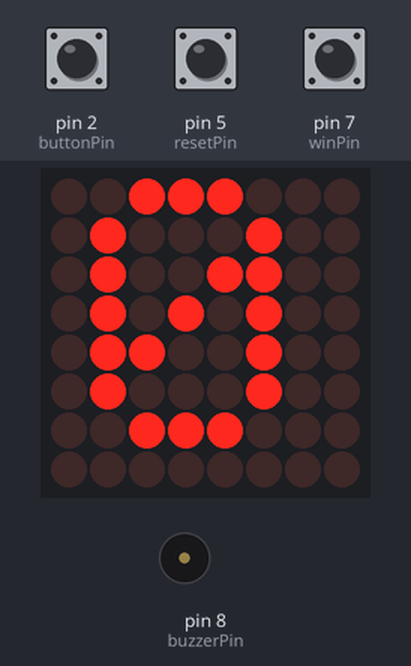
A sketch run on a simulated Arduino Uno, built with avr-gcc and run on an emulated ATmega328P. Parts: 8×8 LED matrix, buzzer (waves = sounding). Inputs (shaded band) come from the test bench; at power-on: pin 7 (winPin) HIGH, pin 2 (buttonPin) HIGH, pin 5 (resetPin) HIGH.

Above: at 1.2 s.
1.3 s: pin 7 (winPin) pulled LOW for 0.15 s
At 3.1 s:
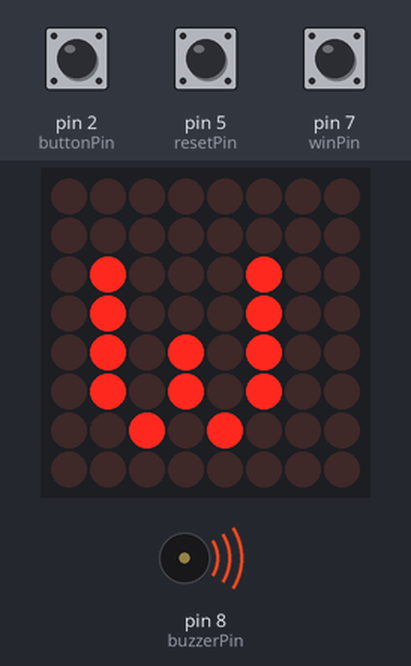
7.4 s: pin 2 (buttonPin) pulled LOW for 3.2 s
At 11.2 s:
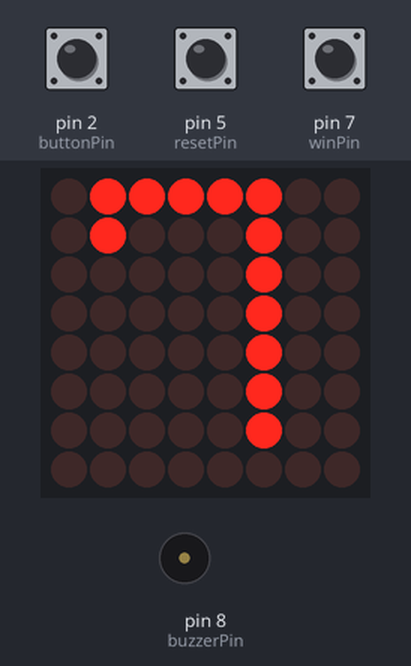
12.1 s: pin 2 (buttonPin) pulled LOW for 1 s
At 21.2 s:
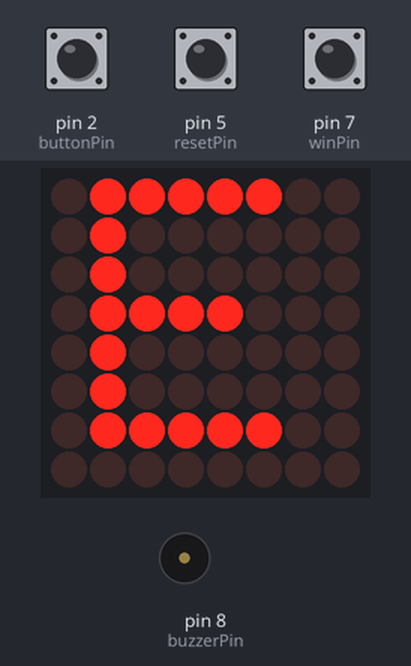
Timing chart, 0 to 22.7 s (numbered marks = the images above; inputs shaded):
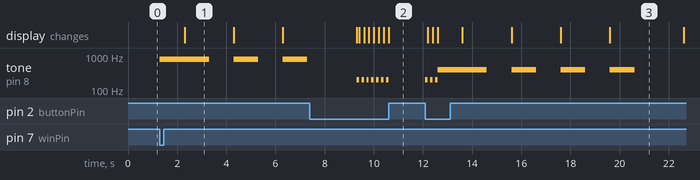

The sketch:

sketch_oct12b.ino
```cpp
#include <MD_Parola.h>
#include <MD_MAX72xx.h>
#include <SPI.h>


#define HARDWARE_TYPE MD_MAX72XX::FC16_HW
#define DATA_PIN 11  // Data In
#define CLOCK_PIN 13
#define MAX_DEVICES 1
#define CS_PIN 10

MD_Parola myDotDisplay = MD_Parola(HARDWARE_TYPE, CS_PIN, MAX_DEVICES);

int buttonPin = 2;
int resetPin = 5;
int winPin = 7;
int buzzerPin = 8;
int buttonPresses = 0;
int lastState = HIGH;
unsigned long customDelay = 200;
unsigned long timeDelay = 0;

void setup() {

  myDotDisplay.begin();
  myDotDisplay.setIntensity(2);
  myDotDisplay.displayClear();

  pinMode(winPin, INPUT_PULLUP);
  pinMode(buttonPin, INPUT_PULLUP);
  pinMode(resetPin, INPUT_PULLUP);
  pinMode(buzzerPin, OUTPUT);
}

void loop() {
  int wireState = digitalRead(buttonPin);
  int resetState = digitalRead(resetPin);
  int currentTime = millis();

  myDotDisplay.setTextAlignment(PA_CENTER);

  if (wireState == LOW && lastState == LOW && currentTime - timeDelay > customDelay) {


    buttonPresses++;
    playClick();

    timeDelay = currentTime;
  }
  lastState = wireState;
  myDotDisplay.print(buttonPresses);


  if (resetState == LOW) {
    reset();
  }

  if (buttonPresses < 9 && digitalRead(winPin) == LOW) {

    win();
  }

  if (buttonPresses == 10) {
    lose();
  }
}

void reset() {

  buttonPresses = 0;
}

void playErrorSound() {
  tone(buzzerPin, 400);
  delay(1000);
  noTone(buzzerPin);
}
void playWinSound() {
  tone(buzzerPin, 800);
  delay(1000);
  noTone(buzzerPin);
}

void playClick() {
  tone(buzzerPin, 200);
  delay(100);
  noTone(buzzerPin);
}
void win() {


  //myDotDisplay.print('L');
  playWinSound();
  myDotDisplay.setTextAlignment(PA_CENTER);
  myDotDisplay.print("w");
  playWinSound();
  delay(1000);
  myDotDisplay.print("I");
  playWinSound();
  delay(1000);
  myDotDisplay.print("N");
  playWinSound();
  delay(2000);
  reset();
}
void lose() {


  //myDotDisplay.print('L');
  playErrorSound();
  myDotDisplay.setTextAlignment(PA_CENTER);
  myDotDisplay.print("L");
  playErrorSound();
  delay(1000);
  myDotDisplay.print("O");
  playErrorSound();
  delay(1000);
  myDotDisplay.print("S");
  playErrorSound();
  delay(1000);
  myDotDisplay.print("E");
  playErrorSound();
  delay(2000);
  reset();
}
```

Measured:
- after the input at 1.3 s, tone on pin 8 (buzzerPin): silent → 800 Hz at once, then repeats every 2.0 s: silent 1.0 s, 800 Hz 1.0 s; the display: changes after 1.0 s (image 1)
- after the input at 7.4 s, tone on pin 8 (buzzerPin): alternates 200 Hz for 0.10 s and silent for 0.10 s, 14 changes in all, then stays silent, starting after 1.9 s; the display: first differs from a run without the input after 2.0 s (image 2 shows a later state)
- after the input at 12.1 s, tone on pin 8 (buzzerPin): plays 200 Hz for 0.10 s, 200 Hz for 0.10 s, 200 Hz for 0.10 s, 400 Hz for 2.0 s, 400 Hz for 1.0 s, 400 Hz for 1.0 s … (7 notes in this stretch), starting at once; the display: first changes after 0.10 s (image 3 shows a later state)
- what the display in image 1 shows lasts 2.0 s, from 2.3 s to 4.3 s
